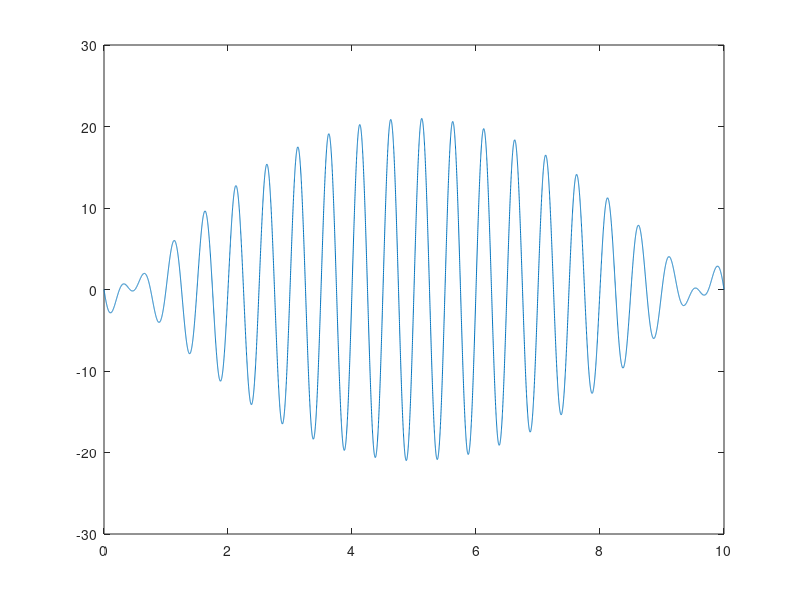

Write the MATLAB code that produced this figure.
testWave=zeros(10000,1);
rand(1,10)
%%
clc
clear x y
x=0:.001:10;
freqFactor=2;
for i=1:size(x,2)
y(i)=sin(freqFactor*x(i)*2*pi)...
    *((-((x(i)-5))^2)+20)...
    +sin(freqFactor*x(i)*2*pi);
end

plot(x,y);